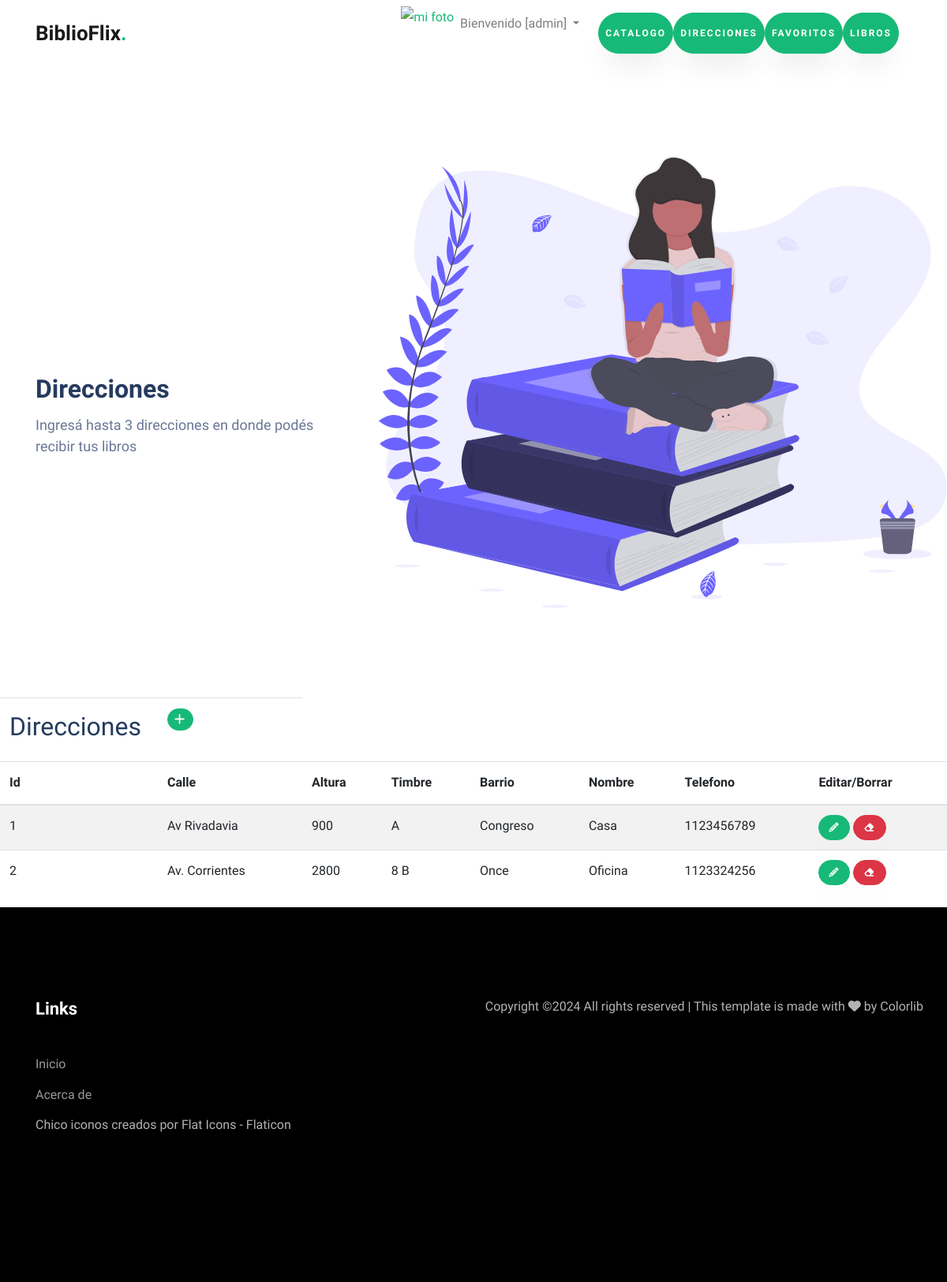
/direcciones/ (signed in), run on an earlier commit of the app's database.
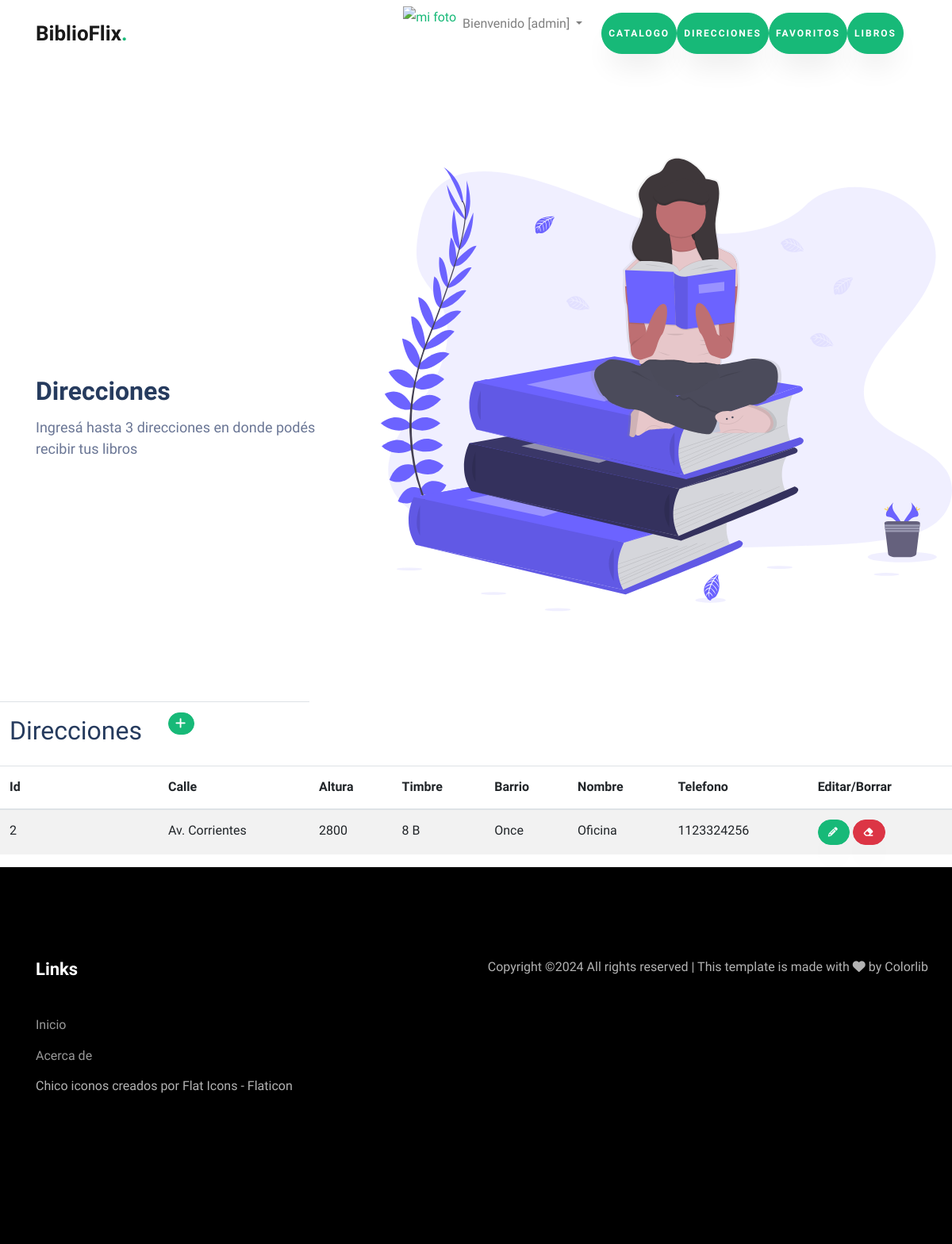
And on a later commit of the database.
### biblio/models.py (models this page shows, shortened)
class Direccion(models.Model):
    calle = models.CharField(max_length=100)
    altura = models.IntegerField()
    timbre = models.CharField(max_length=50, default='Sin timbre')
    barrio = models.CharField(max_length=50)
    nombre = models.CharField(max_length=50, default='Sin nombre')
    telefono = models.IntegerField()
    class Meta:
        verbose_name = "Direccion"
        verbose_name_plural = "Direcciones"

### biblio/views.py (the view)
# urls.py: path('direcciones/', direcciones, name="direcciones"),
@login_required
def direcciones(request):
    contexto = {"direcciones": Direccion.objects.all()}
    return render(request, "biblio/direcciones.html", contexto)

### biblio/templates/biblio/direcciones.html (shortened to what this page needs)
{% extends "biblio/index.html" %}
{% block titulo %}
<h2>Direcciones</h2>
<p>Ingresá hasta 3 direcciones en donde podés recibir tus libros</p>
{% endblock titulo %}
{% block contenido %}
<table class="table table-striped">
    <thead>
        <tr>
            <td width="200"><h2>Direcciones</h2></td>
            <td>
                <a
                href="{% url 'direccionesForm' %}"
                class="btn btn-primary btn-sm"
                >
                </a>
            </td>
        </tr>
        <tr>
            <th>Id</td>
            <th>Calle</td>
            <th>Altura</th>
            <th>Timbre</th>
            <th>Barrio</th>
            <th>Nombre</th>
            <th>Telefono</th>
            <th>Editar/Borrar</th>
        </tr>
    </thead>
    <tbody>
    {% for d in direcciones %}
        <tr>
            <td>{{ d.id }}</td>
            <td>{{ d.calle }}</td>
            <td>{{ d.altura }}</td>
            <td>{{ d.timbre }}</td>
            <td>{{ d.barrio }}</td>
            <td>{{ d.nombre }}</td>
            <td>{{ d.telefono }}</td>
            <th>
                <a
                  href="{% url 'direccionUpdate' d.id %}"
                  class="btn btn-primary"
                  style="--bs-btn-padding-y: .25rem; --bs-btn-padding-x: .5rem; --bs-btn-font-size: .75rem;"
                  ><i class="fa-solid fa-pencil" title="Editar"></i>
                </a>
                <a
                  href="{% url 'direccionDelete' d.id %}"
                  class="btn btn-danger"
                  style="--bs-btn-padding-y: .25rem; --bs-btn-padding-x: .5rem; --bs-btn-font-size: .75rem;"
                  ><i class="fa-solid fa-eraser" title="Borrar"></i>
                </a>
            </th>
        </tr>
    {% endfor %}
    </tbody>
</table>
{% endblock contenido %}

### biblio/templates/biblio/index.html (shortened to what this page needs)
<!DOCTYPE html>
<html lang="es">
  <head>
	{% load static %}
		<link rel="stylesheet" href="https://cdnjs.cloudflare.com/ajax/libs/font-awesome/6.0.0-beta3/css/all.min.css">
    <link rel="stylesheet" href="{% static 'css/animate.css' %}">
    <link rel="stylesheet" href="{% static 'css/owl.carousel.min.css' %}">
    <link rel="stylesheet" href="{% static 'css/owl.theme.default.min.css' %}">
    <link rel="stylesheet" href="{% static 'css/magnific-popup.css' %}">
    <link rel="stylesheet" href="{% static 'css/flaticon.css' %}">
    <link rel="stylesheet" href="{% static 'css/style.css' %}">
    <link rel="stylesheet" href="https://cdnjs.cloudflare.com/ajax/libs/font-awesome/6.4.0/css/all.min.css">
  </head>
  <body data-spy="scroll" data-target=".site-navbar-target" data-offset="300">
    <nav class="navbar navbar-expand-lg navbar-light ftco_navbar ftco-navbar-dark site-navbar-target" id="ftco-navbar">
	    <div class="container">
	      <a class="navbar-brand" href="{% url 'home' %}">BiblioFlix<span>.</span></a>
	      <div class="collapse navbar-collapse" id="ftco-nav">
	        <ul class="navbar-nav nav ml-auto">
              {% if user.is_authenticated %}
              <a href="{% url 'crearAvatar' %}">
                <img src="{{ request.session.avatar }}" height="40px" weight="40px" alt="mi foto"></a>
              <li class="nav-item dropdown">
                <a class="nav-link dropdown-toggle" href="#" id="navbarDropdown" role="button" data-toggle="dropdown" aria-haspopup="true" aria-expanded="false">
                    Bienvenido [{{ user.username }}]
                </a>
          </li>
          <nav class="navbar">
            <div class="collapse navbar-collapse" id="navbarNav">
                <ul class="navbar-nav">
                    <li class="nav-item">
                        <a class="navbar-link"><a href="{% url 'catalogo' %}" class="btn btn-primary py-3 px-2"><span>Catalogo</a>
                    <li class="nav-item">
                          <a class="navbar-link"><a href="{% url 'direcciones' %}" class="btn btn-primary py-3 px-2"><span>Direcciones</a>
                    <li class="nav-item">
                          <a class="navbar-link"><a href="{% url 'favoritos' %}" class="btn btn-primary py-3 px-2"><span>Favoritos</a>
                    <li class="nav-item">
                          <a class="navbar-link"><a href="{% url 'libros' %}" class="btn btn-primary py-3 px-2"><span>Libros</a></a>
              {% else %}
              <a class="btn btn-primary py-2 px-2" href="{% url 'catalogo' %}">Ver catalogo</a>
              <a class="btn btn-primary py-2 px-2" href="{% url 'login' %}">Login</a>
              <a class="btn btn-primary py-2 px-2" href="{% url 'crear' %}">Crear usuario</a>
              {% endif %}
	        </ul>
	      </div>
	    </div>
	  </nav>
	  <section class="hero-wrap js-fullheight">
      <div class="container-fluid px-0">
          <div class="row d-md-flex no-gutters slider-text align-items-center js-fullheight justify-content-end">
              <img class="one-third js-fullheight align-self-end order-md-last img-fluid" src="{% static 'images/undraw_book_lover_mkck.svg' %}" alt="">
              <div class="one-forth d-flex align-items-center ftco-animate js-fullheight">
                  <div class="text mt-5">
                      {% block titulo %}{% endblock titulo %}
                  </div>
              </div>
          </div>
      </div>
  </section>
					{% block contenido %}
					{% endblock contenido %}
    <footer class="ftco-footer ftco-section">
      <div class="container">
        <div class="row mb-5">
          <div class="col-md">
            <div class="ftco-footer-widget mb-4">
              <h2 class="ftco-heading-2">Links</h2>
              <ul class="list-unstyled">
                <li><a href="{% url 'home' %}"></span>Inicio</a></li>
                <li><a href="{% url 'acerca_de' %}"></span>Acerca de</a></li>
                <a href="https://www.flaticon.es/iconos-gratis/chico" title="chico iconos">Chico iconos creados por Flat Icons - Flaticon</a>
              </ul>
            </div>
          </div>
            <p>
  Copyright &copy;<script>document.write(new Date().getFullYear());</script> All rights reserved | This template is made with <i class="fa fa-heart" aria-hidden="true"></i> by <a href="https://colorlib.com" target="_blank">Colorlib</a>
  </p>
          </div>
        </div>
    </footer>
  </body>
</html>

What changed in the data, as far as the page shows it:
removed Direccion: id "1", calle "Av Rivadavia", altura "900", timbre "A", barrio "Congreso", nombre "Casa", telefono "1123456789"
